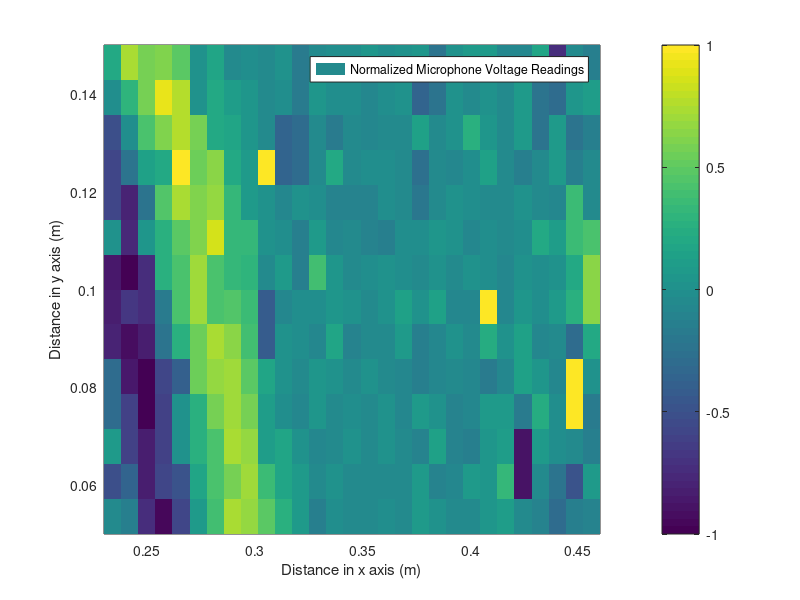

MATLAB code for this plot:
clear all; close all; 

load('lab5pt2.mat');

%% Question 7

data = zeros(30, 15);

for i = 1:30
    for j = 1:15
        
         data(i, j) = recMatrix_sig(200, i, j);
     
         

    end
end

data(1, 15) = data(1, 14);

nordata = data./max(max(data));

x = linspace(0.46, 0.23, 30);
y = linspace(0.15, 0.05, 15);


pcolor(x, y, nordata'); colorbar; shading flat;
caxis([-1 1]);
xlabel('Distance in x axis (m)'); ylabel('Distance in y axis (m)');
legend('Normalized Microphone Voltage Readings');
